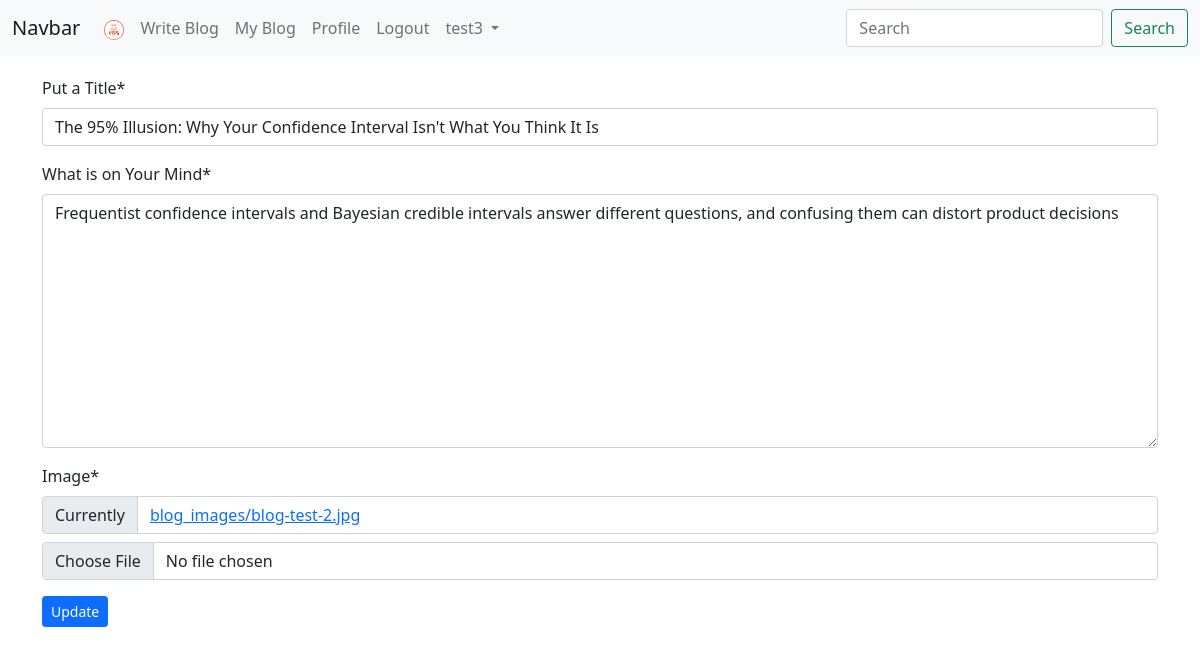
The page /blog/edit/2/ (signed in) on the database as committed earlier.
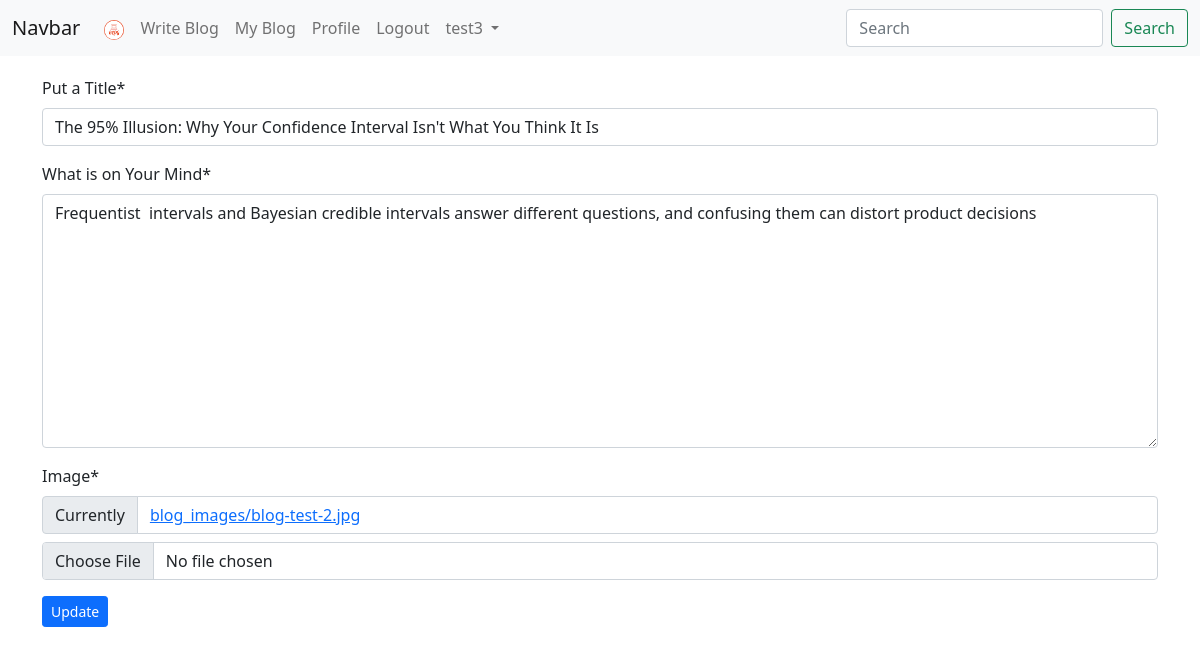
The same page on the database as committed later.
### App_Blog/models.py (models this page shows, shortened)
class Blog(models.Model):
    author = models.ForeignKey(User,on_delete=models.CASCADE, related_name='post_author')
    blog_title = models.CharField(max_length=264, verbose_name="Put a Title")
    slug = models.SlugField(max_length=264, unique=True)
    blog_content = models.TextField(verbose_name='What is on Your Mind')
    blog_image = models.ImageField(upload_to='blog_images', verbose_name='Image')
    publish_date = models.DateTimeField(auto_now_add=True)
    update_date = models.DateTimeField(auto_now=True)
    class Meta:
        ordering = ['-publish_date']

### App_Blog/views.py (the view, shortened to what this page needs)
# urls.py: path('edit/<pk>/', views.UpdateBlog.as_view(), name='edit_blog'),
class UpdateBlog(LoginRequiredMixin, UpdateView):
    model = Blog
    fields = ('blog_title', 'blog_content','blog_image')
    template_name = 'App_Blog/edit_blog.html'

### templates/App_Blog/edit_blog.html (shortened to what this page needs)
{% extends "base.html" %}
{% load crispy_forms_tags %}
{% block body_block %}
{% if blog.author == user %}
<form method='POST'>
    {{form|crispy}}
    <button type='submit' class='btn btn-primary btn-sm'>Update</button>
</form>
{% else %}
<p>You are not allowed to view this page</p>
{% endif %}
{% endblock %}

Rows that differ between the two databases and show on the page:
changed Blog "The 95% Illusion: Why Your Confidence Interval Isn't What You Think It Is": blog_content "Frequentist confidence intervals and Bayesian credible intervals answer different questions, and confusing them can distort product decisions" → "Frequentist intervals and Bayesian credible intervals answer different questions, and confusing them can distort product decisions"
